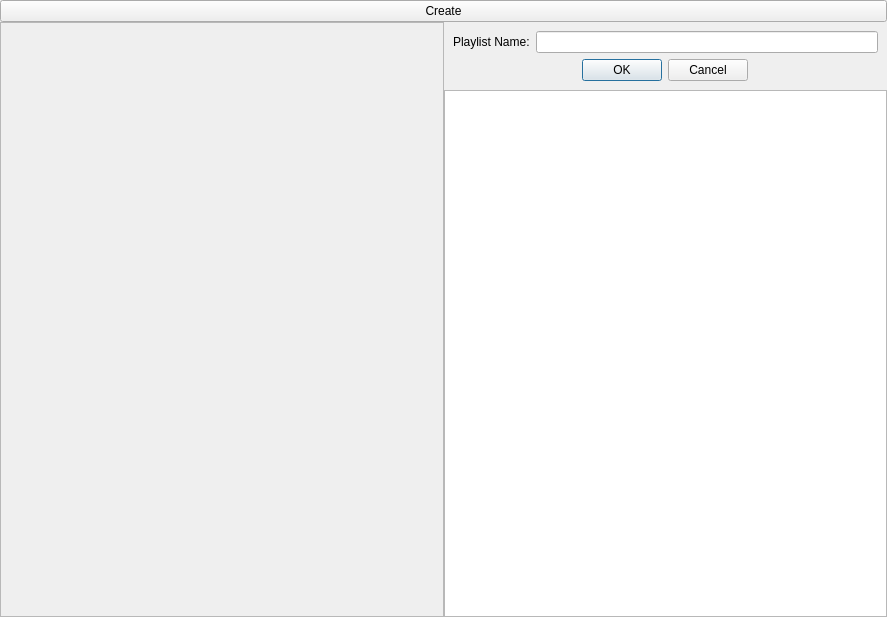
<?xml version="1.0" encoding="UTF-8"?>
<ui version="4.0">
 <class>PlaylistTabWidget</class>
 <widget class="QWidget" name="PlaylistTabWidget">
  <property name="geometry">
   <rect>
    <x>0</x>
    <y>0</y>
    <width>887</width>
    <height>617</height>
   </rect>
  </property>
  <property name="windowTitle">
   <string>Form</string>
  </property>
  <layout class="QGridLayout" name="gridLayout">
   <property name="leftMargin">
    <number>0</number>
   </property>
   <property name="topMargin">
    <number>0</number>
   </property>
   <property name="rightMargin">
    <number>0</number>
   </property>
   <property name="bottomMargin">
    <number>0</number>
   </property>
   <property name="spacing">
    <number>0</number>
   </property>
   <item row="0" column="0">
    <layout class="QVBoxLayout" name="verticalLayout">
     <item>
      <layout class="QHBoxLayout" name="horizontalLayout">
       <item>
        <widget class="QPushButton" name="pushButton_4">
         <property name="text">
          <string>Create</string>
         </property>
        </widget>
       </item>
      </layout>
     </item>
     <item>
      <layout class="QHBoxLayout" name="horizontalLayout_2">
       <item>
        <widget class="QScrollArea" name="scrollArea">
         <property name="widgetResizable">
          <bool>true</bool>
         </property>
         <widget class="QWidget" name="scrollAreaWidgetContents_2">
          <property name="geometry">
           <rect>
            <x>0</x>
            <y>0</y>
            <width>435</width>
            <height>567</height>
           </rect>
          </property>
         </widget>
        </widget>
       </item>
       <item>
        <layout class="QVBoxLayout" name="verticalLayout_2">
         <item>
          <widget class="QFrame" name="verticalFrame_3">
           <layout class="QVBoxLayout" name="verticalLayout_3">
            <item>
             <layout class="QHBoxLayout" name="horizontalLayout_4">
              <item>
               <widget class="QLabel" name="label_2">
                <property name="text">
                 <string>Playlist Name:</string>
                </property>
               </widget>
              </item>
              <item>
               <widget class="QLineEdit" name="lineEdit"/>
              </item>
             </layout>
            </item>
            <item alignment="Qt::AlignHCenter">
             <widget class="QDialogButtonBox" name="buttonBox">
              <property name="standardButtons">
               <set>QDialogButtonBox::Cancel|QDialogButtonBox::Ok</set>
              </property>
             </widget>
            </item>
           </layout>
          </widget>
         </item>
         <item>
          <widget class="QListWidget" name="listWidget_2"/>
         </item>
        </layout>
       </item>
      </layout>
     </item>
    </layout>
   </item>
  </layout>
 </widget>
 <resources/>
 <connections/>
</ui>
